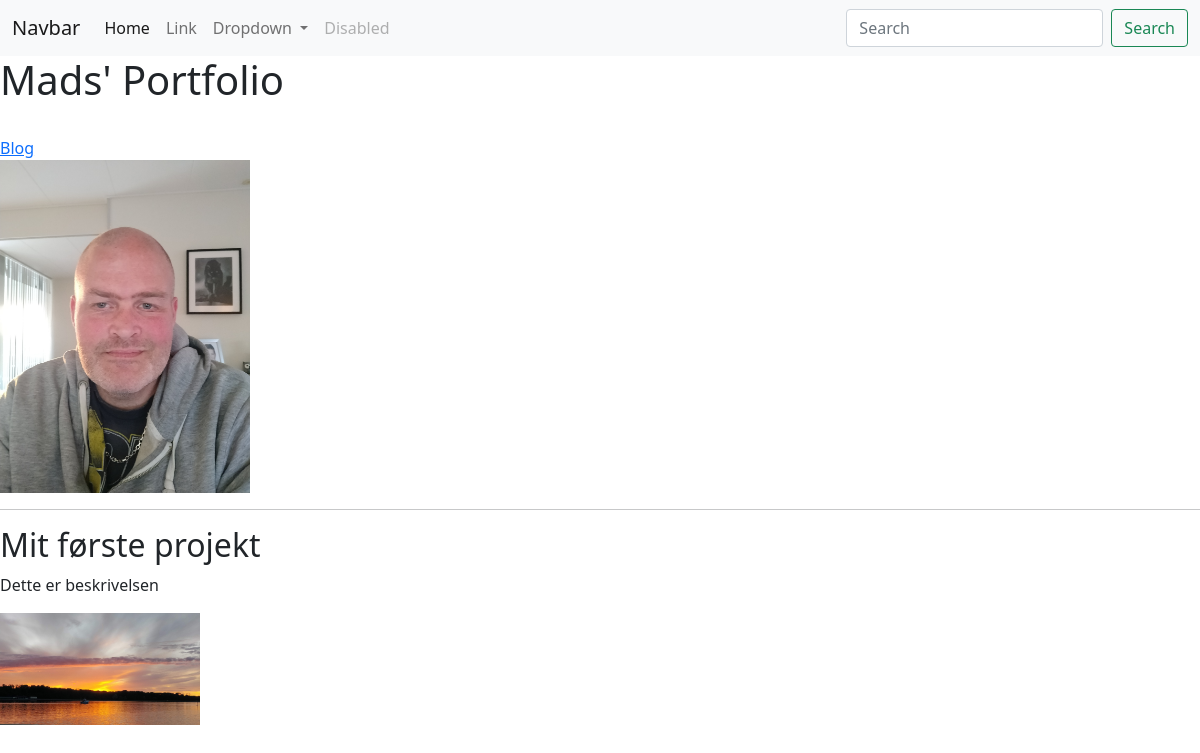
The page / on the database its author committed.
### portfolio/models.py (models this page shows, shortened)
class Projects(models.Model):
    title = models.CharField(max_length=100)
    description = models.CharField(max_length=250)
    image = models.ImageField(upload_to='portfolio/images/')
    url = models.URLField(blank=True)

### portfolio/views.py (the view)
# urls.py: 2. Add a URL to urlpatterns:  path('', views.home, name='home')
def home(request):
    projects = Projects.objects.all()
    return render(request, 'portfolio/home.html', {'projects': projects})

### portfolio/templates/portfolio/home.html (shortened to what this page needs)
{% extends 'portfolio/base.html' %}
{% load static %}
{% block content %}
    <h1>Mads' Portfolio</h1><br>
    <a href="{% url 'blog:all_blogs' %}">Blog</a><br>
    <img src="{% static 'portfolio/Mads.jpg' %}" width="250">
    <hr>
    {% for project in projects %}
        <h2>{{ project.title }}</h2>
        <p>{{ project.description }}</p>
        <img src="{{ project.image.url }}" alt="Image" width="200"><br>
    {% endfor %}
{% endblock %}

### portfolio/templates/portfolio/base.html (shortened to what this page needs)
<!DOCTYPE html>
<html lang="da">
<head>
    <link href="https://cdn.jsdelivr.net/npm/bootstrap@5.0.0-beta3/dist/css/bootstrap.min.css" rel="stylesheet"
>
</head>
<body>
<nav class="navbar navbar-expand-lg navbar-light bg-light">
    <div class="container-fluid">
        <a class="navbar-brand" href="#">Navbar</a>
        <div class="collapse navbar-collapse" id="navbarSupportedContent">
            <ul class="navbar-nav me-auto mb-2 mb-lg-0">
                <li class="nav-item">
                    <a class="nav-link active" aria-current="page" href="#">Home</a>
                </li>
                <li class="nav-item">
                    <a class="nav-link" href="#">Link</a>
                </li>
                <li class="nav-item dropdown">
                    <a class="nav-link dropdown-toggle" href="#" id="navbarDropdown" role="button"
                       data-bs-toggle="dropdown" aria-expanded="false">
                        Dropdown
                    </a>
                </li>
                <li class="nav-item">
                    <a class="nav-link disabled" href="#" tabindex="-1" aria-disabled="true">Disabled</a>
                </li>
            </ul>
            <form class="d-flex">
                <input class="form-control me-2" type="search" placeholder="Search" aria-label="Search">
                <button class="btn btn-outline-success" type="submit">Search</button>
            </form>
        </div>
    </div>
</nav>
{% block content %}{% endblock %}
</body>
</html>

### rows shown on the page
Projects: title "Mit første projekt", description "Dette er beskrivelsen", image (picture)
